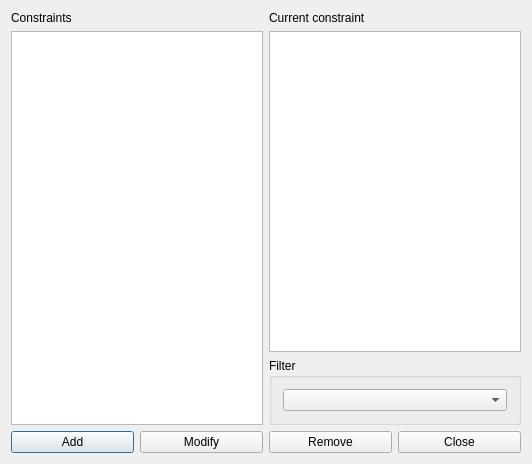
<?xml version="1.0" encoding="UTF-8"?>
<ui version="4.0">
 <class>ConstraintStudentsSetMaxDaysPerWeekForm_template</class>
 <widget class="QDialog" name="ConstraintStudentsSetMaxDaysPerWeekForm_template">
  <property name="geometry">
   <rect>
    <x>0</x>
    <y>0</y>
    <width>532</width>
    <height>464</height>
   </rect>
  </property>
  <property name="windowTitle">
   <string extracomment="This is the title of the dialog to see the list of all constraints of this type">Constraints students set max days per week</string>
  </property>
  <layout class="QGridLayout" name="gridLayout_2">
   <item row="0" column="0" rowspan="2">
    <layout class="QVBoxLayout" name="verticalLayout">
     <item>
      <widget class="QLabel" name="constraintsTextLabel">
       <property name="frameShape">
        <enum>QFrame::NoFrame</enum>
       </property>
       <property name="frameShadow">
        <enum>QFrame::Plain</enum>
       </property>
       <property name="text">
        <string>Constraints</string>
       </property>
       <property name="wordWrap">
        <bool>false</bool>
       </property>
      </widget>
     </item>
     <item>
      <widget class="QListWidget" name="constraintsListWidget"/>
     </item>
    </layout>
   </item>
   <item row="0" column="1">
    <layout class="QVBoxLayout" name="verticalLayout_2">
     <item>
      <widget class="QLabel" name="currentConstraintTextLabel">
       <property name="text">
        <string>Current constraint</string>
       </property>
       <property name="wordWrap">
        <bool>false</bool>
       </property>
      </widget>
     </item>
     <item>
      <widget class="QPlainTextEdit" name="currentConstraintTextEdit"/>
     </item>
    </layout>
   </item>
   <item row="1" column="1">
    <widget class="QGroupBox" name="filterGroupBox">
     <property name="title">
      <string>Filter</string>
     </property>
     <layout class="QGridLayout" name="gridLayout">
      <item row="0" column="0">
       <widget class="QComboBox" name="studentsComboBox"/>
      </item>
     </layout>
    </widget>
   </item>
   <item row="2" column="0" colspan="2">
    <layout class="QHBoxLayout" name="horizontalLayout">
     <item>
      <widget class="QPushButton" name="addConstraintPushButton">
       <property name="text">
        <string>Add</string>
       </property>
      </widget>
     </item>
     <item>
      <widget class="QPushButton" name="modifyConstraintPushButton">
       <property name="text">
        <string>Modify</string>
       </property>
      </widget>
     </item>
     <item>
      <widget class="QPushButton" name="removeConstraintPushButton">
       <property name="text">
        <string>Remove</string>
       </property>
      </widget>
     </item>
     <item>
      <widget class="QPushButton" name="closePushButton">
       <property name="text">
        <string>Close</string>
       </property>
      </widget>
     </item>
    </layout>
   </item>
  </layout>
 </widget>
 <layoutdefault spacing="6" margin="11"/>
 <resources/>
 <connections/>
</ui>
